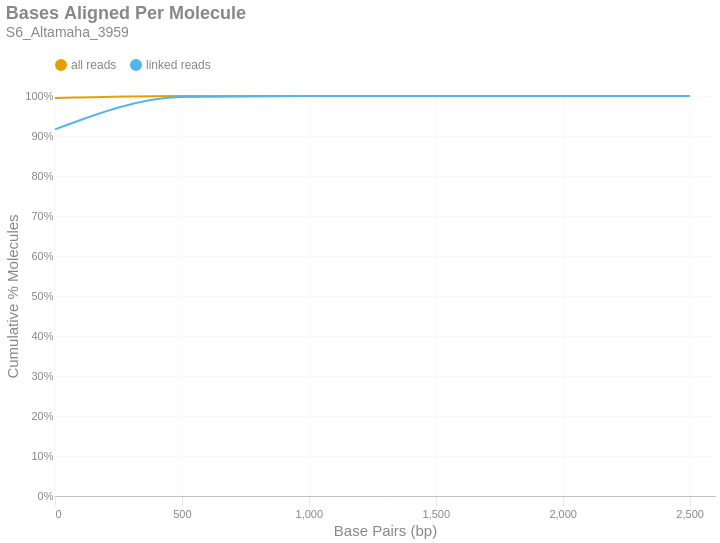

The notebook cell this image was saved under:
### Markdown cell above
### Bases Aligned Per Molecule
This is a cumulative frequency distribution showing the number of base pairs aligned per unique molecule. These data are shown in 500 bp bins. There are two distributions: one with `all reads` (yellow) and another with only `linked reads` (blue). The percent of molecules in the `linked reads` distribution is relative to the total number of linked molecules.

### Code cell
if SKIPLR:
    print_html(f"Skipped")
else:
    binned_df = consolidated_hist(valids['aligned_bp'], mask, 500, True)
    with SafeRender(binned_df):
        (
            density_plot(binned_df, 'Bases Aligned Per Molecule', samplename, 'basesper')
            .encode(
                x=alt.X('bin:Q', title="Base Pairs (bp)").axis(tickMinStep=500).scale(padding=0),
                y=alt.Y('value:Q', title='Cumulative % Molecules')
                    .axis(format='%')
                    .scale(domain = [0,1])
                    .stack(False),
                color=alt.Color("key:N").scale(domain = ["all reads", "linked reads"]),
                tooltip = [
                    alt.Tooltip("key:N", title = "Data Type"),
                    alt.Tooltip("range_label:N", title="Bases Aligned Per Molecule"),
                    alt.Tooltip("value:Q", format = ".2%", title="% Molecules (Cum.)")
                ]
            )
        ).display()

### Figure 1 — Vega-Lite specification as saved in the notebook (floating-point values rounded to 4 significant figures)
{"width": "container", "height": 400, "config": {"title": {"anchor": "start", "dy": -15, "fontSize": 18, "color": "#888888", "subtitleColor": "#888888", "subtitleFontSize": 14}, "arc": {"fill": "#0072B2"}, "axis": {"domainColor": "#888888", "domainWidth": 0.5, "gridWidth": 0.2, "grid": false, "titleFontWeight": 400, "titleFontSize": 15, "labelFontSize": 11, "labelColor": "#888888", "tickColor": "#888888", "tickWidth": 0.2, "titleColor": "#888888"}, "axisBand": {"grid": false}, "axisX": {"grid": true, "tickSize": 10, "domainCap": "round"}, "axisY": {"domain": false, "grid": true, "tickSize": 0, "domainCap": "round"}, "background": "transparent", "header": {"labelFontSize": 15, "labelColor": "#888888", "titleFontSize": 15, "titleFontWeight": 600, "titleColor": "#888888"}, "legend": {"labelFont": "sans-serif", "labelFontSize": 12, "labelColor": "#888888", "symbolSize": 100, "symbolType": "circle", "titleFontSize": 12, "titlePadding": 10, "titleColor": "#888888", "title": null, "orient": "top"}, "range": {"category": ["#E69F00", "#56B4E9", "#009E73", "#F0E442", "#0072B2", "#D55E00", "#CC79A7", "#000000"], "diverging": ["#cfe8f3", "#a2d4ec", "#73bfe2", "#46abdb", "#1696d2", "#12719e"]}, "area": {"fill": "#0072B2", "fillOpacity": 0.7, "line": true, "strokeOpacity": 0.7}, "line": {"color": "#0072B2", "stroke": "#0072B2", "strokeWidth": 2}, "trail": {"color": "#0072B2", "stroke": "#0072B2", "strokeWidth": 0, "size": 1}, "point": {"filled": true, "fillOpacity": 1.0, "size": 95}, "text": {"color": "#888888", "fontSize": 11, "align": "right", "fontWeight": 400, "size": 11}, "bar": {"fill": "#0072B2", "stroke": null}, "view": {"stroke": null, "continuousWidth": 660, "continuousHeight": 400}}, "data": {"name": "data-cfe2364df338bafd53e17a4248e67c74"}, "mark": {"type": "line", "interpolate": "monotone", "point": {"opacity": 0, "size": 275}}, "encoding": {"color": {"field": "key", "scale": {"domain": ["all reads", "linked reads"]}, "type": "nominal"}, "tooltip": [{"field": "key", "title": "Data Type", "type": "nominal"}, {"field": "range_label", "title": "Bases Aligned Per Molecule", "type": "nominal"}, {"field": "value", "format": ".2%", "title": "% Molecules (Cum.)", "type": "quantitative"}], "x": {"axis": {"tickMinStep": 500}, "field": "bin", "scale": {"padding": 0}, "title": "Base Pairs (bp)", "type": "quantitative"}, "y": {"axis": {"format": "%"}, "field": "value", "scale": {"domain": [0, 1]}, "stack": false, "title": "Cumulative % Molecules", "type": "quantitative"}}, "params": [{"name": "param_c36ac31b6afebe62", "select": {"type": "point", "fields": ["key"]}, "bind": "legend"}], "title": {"text": "Bases Aligned Per Molecule", "subtitle": "S6_Altamaha_3959"}, "transform": [{"fold": ["all reads (cumsum)", "linked reads (cumsum)"]}, {"calculate": "replace(datum.key, ' (cumsum)', '')", "as": "key"}, {"filter": {"param": "param_c36ac31b6afebe62"}}], "usermeta": {"embedOptions": {"downloadFileName": "S6_Altamaha_3959.basesper"}}, "$schema": "https://vega.github.io/schema/vega-lite/v6.1.0.json", "datasets": {"data-cfe2364df338bafd53e17a4248e67c74": [{"bin": "0.0", "interval": "0.0-500.0", "all reads": 0.9947, "linked reads": 0.9164, "all reads (cumsum)": 0.9947, "linked reads (cumsum)": 0.9164, "range_label": "0-499"}, {"bin": "500.0", "interval": "500.0-1000.0", "all reads": 0.005106, "linked reads": 0.08094, "all reads (cumsum)": 0.9998, "linked reads (cumsum)": 0.9974, "range_label": "500-999"}, {"bin": "1000.0", "interval": "1000.0-1500.0", "all reads": 0.0001852, "linked reads": 0.002494, "all reads (cumsum)": 1.0, "linked reads (cumsum)": 0.9999, "range_label": "1000-1499"}, {"bin": "1500.0", "interval": "1500.0-2000.0", "all reads": 9.932e-06, "linked reads": 0.0001081, "all reads (cumsum)": 1.0, "linked reads (cumsum)": 1.0, "range_label": "1500-1999"}, {"bin": "2000.0", "interval": "2000.0-2500.0", "all reads": 2.483e-06, "linked reads": 1.662e-05, "all reads (cumsum)": 1.0, "linked reads (cumsum)": 1.0, "range_label": "2000-2499"}, {"bin": "2500.0", "interval": "2500.0-3000.0", "all reads": 4.966e-07, "linked reads": 8.312e-06, "all reads (cumsum)": 1.0, "linked reads (cumsum)": 1.0, "range_label": "2500-2999"}]}}
